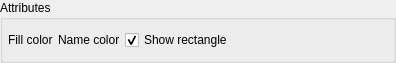
<?xml version="1.0" encoding="UTF-8"?>
<ui version="4.0">
 <class>SchemaWidget</class>
 <widget class="QWidget" name="SchemaWidget">
  <property name="geometry">
   <rect>
    <x>0</x>
    <y>0</y>
    <width>396</width>
    <height>63</height>
   </rect>
  </property>
  <layout class="QVBoxLayout" name="schema_lt">
   <property name="leftMargin">
    <number>0</number>
   </property>
   <property name="topMargin">
    <number>0</number>
   </property>
   <property name="rightMargin">
    <number>0</number>
   </property>
   <property name="bottomMargin">
    <number>0</number>
   </property>
   <item>
    <widget class="QGroupBox" name="attributes_gb">
     <property name="sizePolicy">
      <sizepolicy hsizetype="Expanding" vsizetype="Preferred">
       <horstretch>0</horstretch>
       <verstretch>0</verstretch>
      </sizepolicy>
     </property>
     <property name="title">
      <string>Attributes</string>
     </property>
     <layout class="QHBoxLayout" name="horizontalLayout">
      <property name="spacing">
       <number>5</number>
      </property>
      <property name="leftMargin">
       <number>5</number>
      </property>
      <property name="topMargin">
       <number>5</number>
      </property>
      <property name="rightMargin">
       <number>5</number>
      </property>
      <property name="bottomMargin">
       <number>5</number>
      </property>
      <item>
       <layout class="QHBoxLayout" name="fill_color_lt">
        <property name="spacing">
         <number>5</number>
        </property>
        <item>
         <widget class="QLabel" name="fill_color_lbl">
          <property name="sizePolicy">
           <sizepolicy hsizetype="Fixed" vsizetype="Fixed">
            <horstretch>0</horstretch>
            <verstretch>0</verstretch>
           </sizepolicy>
          </property>
          <property name="text">
           <string>Fill color</string>
          </property>
         </widget>
        </item>
       </layout>
      </item>
      <item>
       <layout class="QHBoxLayout" name="name_color_lt">
        <property name="spacing">
         <number>5</number>
        </property>
        <item>
         <widget class="QLabel" name="name_color_lbl">
          <property name="sizePolicy">
           <sizepolicy hsizetype="Fixed" vsizetype="Fixed">
            <horstretch>0</horstretch>
            <verstretch>0</verstretch>
           </sizepolicy>
          </property>
          <property name="text">
           <string>Name color</string>
          </property>
         </widget>
        </item>
       </layout>
      </item>
      <item>
       <widget class="QCheckBox" name="show_rect_chk">
        <property name="sizePolicy">
         <sizepolicy hsizetype="Preferred" vsizetype="Preferred">
          <horstretch>0</horstretch>
          <verstretch>0</verstretch>
         </sizepolicy>
        </property>
        <property name="text">
         <string>Show rectangle</string>
        </property>
        <property name="checked">
         <bool>true</bool>
        </property>
       </widget>
      </item>
      <item>
       <spacer name="horizontalSpacer">
        <property name="orientation">
         <enum>Qt::Orientation::Horizontal</enum>
        </property>
        <property name="sizeHint" stdset="0">
         <size>
          <width>40</width>
          <height>20</height>
         </size>
        </property>
       </spacer>
      </item>
     </layout>
    </widget>
   </item>
  </layout>
 </widget>
 <resources/>
 <connections/>
</ui>
